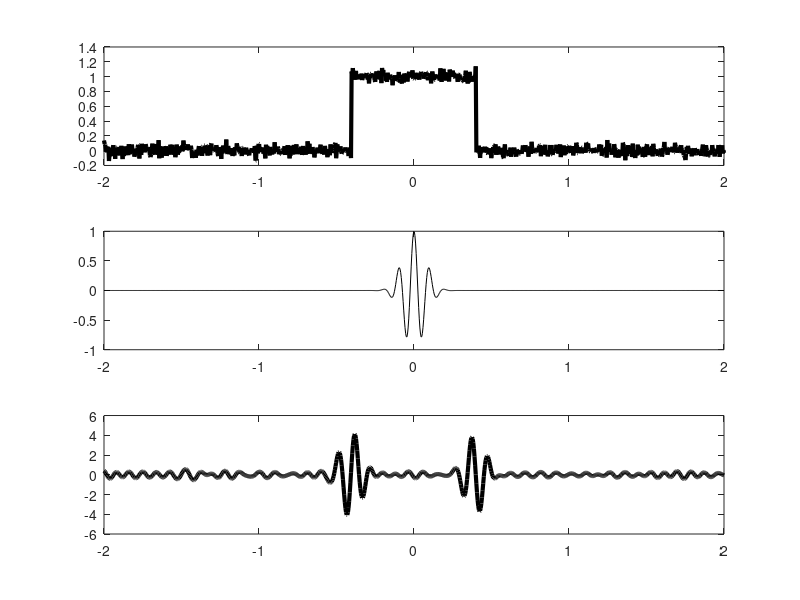

Write MATLAB code to recreate this figure.
%%
%     COURSE: Dimension reduction and source separation in neuroscience
%    SECTION: Introduction
%      VIDEO: What are linear spatial filters?
% Instructor: mikexcohen.com
%
%%

% number of time points
n = 1000;

% time vector
t = linspace(-2,2,n);

% create signal
s = zeros(n,1);
s(n/2-100:n/2+100) = 1;
% s = smooth(s+randn(size(s))/20,5);
s = s+randn(size(s))/20;

% create filter kernel
w = cos(2*pi*10*t) .* exp( -t.^2/.01 );


%% plotting

% signal
subplot(311)
plot(t,s,'k','linew',3)

% kernel
subplot(312)
plot(t,w,'k')

% result of filtering
subplot(313)
plot(t,conv(s,w,'same'),'k','linew',3)

%%

